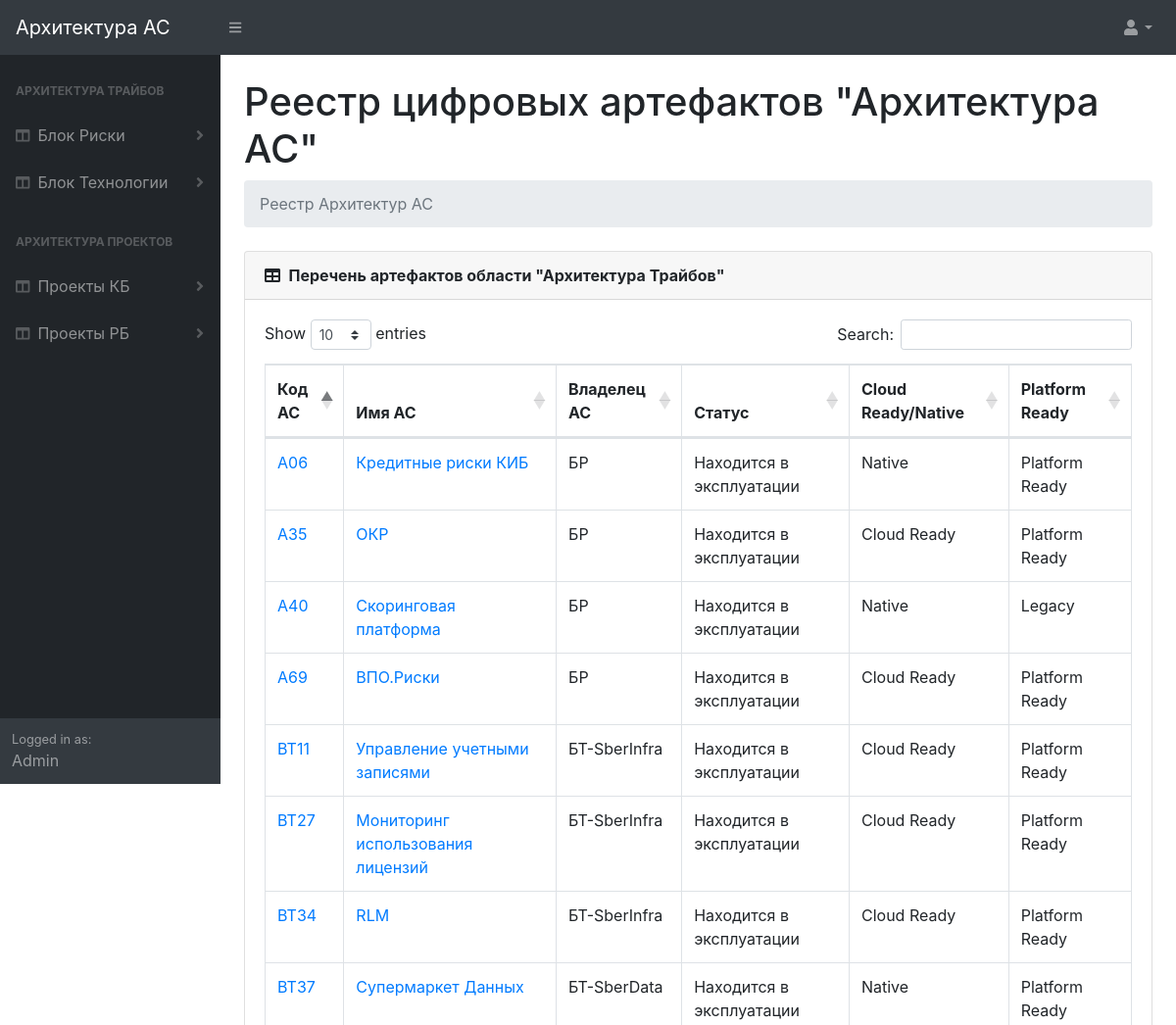
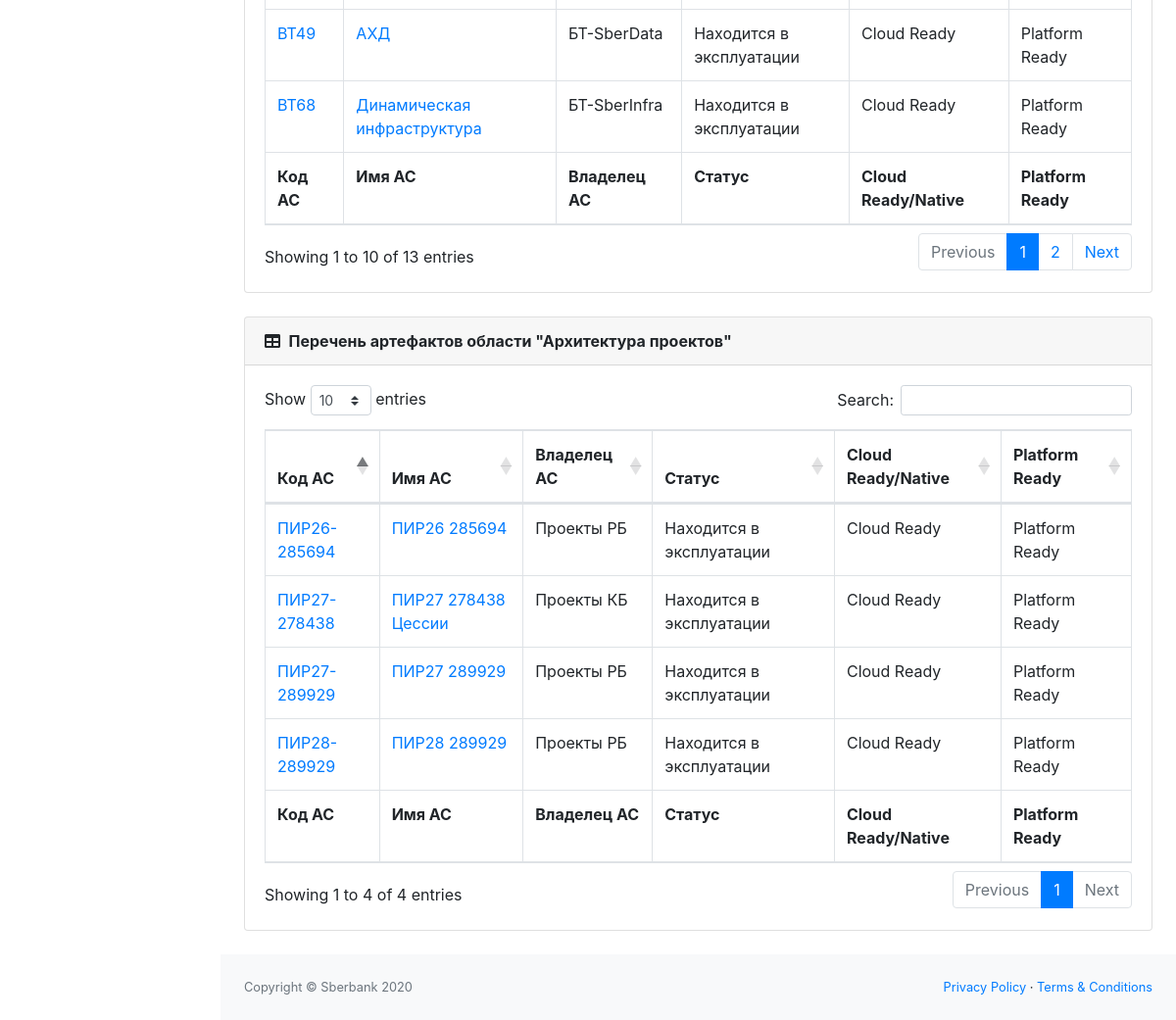
The page / on the database its author committed (2 pictures, top to bottom).
### archas/models.py (models this page shows, shortened)
class ArchitectureRealm(models.Model):
    name = models.CharField('Область Определения Архитектуры', max_length=50)

class ArchitectureCategory(models.Model):
    realm = models.ForeignKey(ArchitectureRealm, on_delete=models.CASCADE)
    name = models.CharField('Категория АС', max_length=50)

class AutomatedSystem(models.Model):
    subcategory = models.ForeignKey(ArchitectureSubCategory, on_delete=models.CASCADE)
    code = models.CharField('Код АС', max_length=50)
    name = models.CharField('Автоматизированная Система', max_length=100)
    owner = models.CharField('Владелец', max_length=50, blank=True)
    status = models.CharField('Статус', max_length=50, blank=True)
    cloud_ready = models.CharField('Cloud Ready/Native	', max_length=50, blank=True)
    platform_ready = models.CharField('Platform Ready', max_length=50, blank=True)
    owner_block = models.CharField('Владелец - Блок', max_length=50, blank=True)
    owner_tribe = models.CharField('Владелец - Трайб', max_length=50, blank=True)
    full_name = models.CharField('Полное имя АС', max_length=50, blank=True)
    nickname = models.CharField('Псевдоним АС', max_length=50, blank=True)
    short_description = models.CharField('Краткое описание', max_length=50, blank=True)
    rsa_id = models.CharField('ID в RSA', max_length=50, blank=True)
    service_desk_id = models.CharField('ID в Service Desk', max_length=50, blank=True)
    guid = models.CharField('GUID', max_length=50, blank=True)
    centralization_level = models.CharField('Уровень централизации', max_length=50, blank=True)
    system_criticality = models.CharField('Критичность системы', max_length=50, blank=True)
    target_status = models.CharField('Целевой статус', max_length=50, blank=True)
    target_readiness = models.CharField('Готовность целевого решения', max_length=50, blank=True)
    as_lider = models.CharField('Лидер АС', max_length=50, blank=True)
    as_architect = models.CharField('Архитектор АС', max_length=50, blank=True)
    architect_in_charge = models.CharField('Курирующий архитектор', max_length=50, blank=True)
    editors = models.CharField('Редакторы', max_length=50, blank=True)
    target_architecture_diagram = models.ImageField('Диаграмма целевой архитектуры', upload_to='target_architecture_diagrams', blank=True)

### archas/views.py (the view)
# urls.py: path('',views.overview_view, name='overview_view'),
def overview_view(request):
    realms = ArchitectureRealm.objects.all()
    context = {
                'realms': realms
                }
    return render (request, 'archas/overview_view.html', context)

### archas/templates/archas/overview_view.html (shortened to what this page needs)
{% extends "archas/archas_base.html" %}
{% block content%}
                        <h1 class="mt-4">Реестр цифровых артефактов "Архитектура АС"</h1>
                        <ol class="breadcrumb mb-4">
                            <li class="breadcrumb-item active">Реестр Архитектур АС</li>
                        </ol>
                    {% for realm in realms %}
						<div class="card mb-4">
                            <div class="card-header">
                                <i class="fas fa-table mr-1"></i>
                                <b>Перечень артефактов области "{{ realm.name }}"</b>
                            </div>
                            <div class="card-body">
                                <div class="table-responsive">
                                    <table class="table table-bordered" id="dataTable{{ forloop.counter }}" width="100%" cellspacing="0">
                                        <thead>
                                            <tr>
                                                <th>Код АС</th>
                                                <th>Имя АС</th>
                                                <th>Владелец АС</th>
                                                <th>Статус</th>
                                                <th>Cloud Ready/Native</th>
                                                <th>Platform Ready</th>
                                            </tr>
                                        </thead>
                                        <tfoot>
                                            <tr>
                                                <th>Код АС</th>
                                                <th>Имя АС</th>
                                                <th>Владелец АС</th>
                                                <th>Статус</th>
                                                <th>Cloud Ready/Native</th>
                                                <th>Platform Ready</th>
                                            </tr>
                                        </tfoot>
										<tbody>
                                    {% for category in realm.architecturecategory_set.all %}
                                        {% for subcat in category.architecturesubcategory_set.all %}
                                            {% for automated_system in subcat.automatedsystem_set.all %}
                                            <tr>
                                                <td><a href="{% url 'archas:as_detail' automated_system.id %}">{{ automated_system.code }}</a></td>
                                                <td><a href="{% url 'archas:as_detail' automated_system.id %}">{{ automated_system.name }}</a></td>
                                                <td>{{ automated_system.owner }}</td>
                                                <td>{{ automated_system.status }}</td>
                                                <td>{{ automated_system.cloud_ready }}</td>
                                                <td>{{ automated_system.platform_ready }}</td>
                                            </tr>
                                            {% endfor %}
                                        {% endfor %}
                                    {% endfor %}
                                        </tbody>
                                    </table>
                                </div>
                            </div>
                        </div>
                    {% endfor %}
{% endblock content%}

### archas/templates/archas/archas_base.html (shortened to what this page needs)
<!DOCTYPE html>
<html lang="en">
    <head>
        {% load static %}
        <link href="{% static 'archas/css/styles.css' %}" rel="stylesheet" />
        <link href="https://cdn.datatables.net/1.10.20/css/dataTables.bootstrap4.min.css" rel="stylesheet" />
    </head>
    <body class="sb-nav-fixed">
        <nav class="sb-topnav navbar navbar-expand navbar-dark bg-dark">
            <a class="navbar-brand" href="/">Архитектура АС</a>
            <button class="btn btn-link btn-sm order-1 order-lg-0" id="sidebarToggle" href="#"><i class="fas fa-bars"></i></button>
            <ul class="navbar-nav ml-auto ml-md-0">
                <li class="nav-item dropdown">
                    <a class="nav-link dropdown-toggle" id="userDropdown" href="#" role="button" data-toggle="dropdown" aria-haspopup="true" aria-expanded="false"><i class="fas fa-user fa-fw"></i></a>
                </li>
            </ul>
        </nav>
        <div id="layoutSidenav">
            <div id="layoutSidenav_nav">
                <nav class="sb-sidenav accordion sb-sidenav-dark" id="sidenavAccordion">
                    <div class="sb-sidenav-menu">
                        <div class="nav">
                            {% if realms %}
                                {% for realm_iter in realms %}
                                    <div class="sb-sidenav-menu-heading">{{ realm_iter.name }}</div>
                                        {% for category_iter in realm_iter.architecturecategory_set.all %}
                                            <a class="nav-link collapsed" href="{% url 'archas:category_view' category_iter.id %}" data-toggle="collapse" data-target="#collapseCategory{{category_iter.id}}" aria-expanded="false" aria-controls="collapseCategory{{category_iter.id}}">
                                                <div class="sb-nav-link-icon"><i class="fas fa-columns"></i></div>
                                                {{ category_iter.name }}
                                                {% if category_iter.architecturesubcategory_set.all.count > 0 %}
                                                    <div class="sb-sidenav-collapse-arrow"><i class="fas fa-angle-down"></i></div>
                                                {% endif %}
                                            </a>
                                        {% endfor %}
                                {% endfor %}
                            {% endif %}
                        </div>
                    </div>
                    <div class="sb-sidenav-footer">
                        <div class="small">Logged in as:</div>
                        Admin
                    </div>
                </nav>
            </div>
            <div id="layoutSidenav_content">
                <main>
                    <div class="container-fluid">
                        {% block content%}{% endblock content%}
					</div>
                </main>
                <footer class="py-4 bg-light mt-auto">
                    <div class="container-fluid">
                        <div class="d-flex align-items-center justify-content-between small">
                            <div class="text-muted">Copyright &copy; Sberbank 2020</div>
                            <div>
                                <a href="#">Privacy Policy</a>
                                &middot;
                                <a href="#">Terms &amp; Conditions</a>
                            </div>
                        </div>
                    </div>
                </footer>
            </div>
        </div>
    </body>
</html>

### rows shown on the page
ArchitectureRealm: name "АРХИТЕКТУРА ТРАЙБОВ", name "Архитектура Трайбов"
ArchitectureCategory: name "Блок Риски"
ArchitectureCategory: name "Блок Технологии"
ArchitectureRealm: name "АРХИТЕКТУРА ПРОЕКТОВ", name "Архитектура проектов"
ArchitectureCategory: name "Проекты КБ"
ArchitectureCategory: name "Проекты РБ"
AutomatedSystem: code "A69", name "ВПО.Риски", owner "БР", status "Находится в эксплуатации", cloud_ready "Cloud Ready", platform_ready "Platform Ready"
AutomatedSystem: code "A40", name "Скоринговая платформа", owner "БР", status "Находится в эксплуатации", cloud_ready "Native", platform_ready "Legacy"
AutomatedSystem: code "A35", name "ОКР", owner "БР", status "Находится в эксплуатации", cloud_ready "Cloud Ready", platform_ready "Platform Ready"
AutomatedSystem: code "A06", name "Кредитные риски КИБ", owner "БР", status "Находится в эксплуатации", cloud_ready "Native", platform_ready "Platform Ready"
AutomatedSystem: code "BT37", name "Супермаркет Данных", owner "БТ-SberData", status "Находится в эксплуатации", cloud_ready "Native", platform_ready "Platform Ready"
AutomatedSystem: code "BT49", name "АХД", owner "БТ-SberData", status "Находится в эксплуатации", cloud_ready "Cloud Ready", platform_ready "Platform Ready"
AutomatedSystem: code "BT68", name "Динамическая инфраструктура", owner "БТ-SberInfra", status "Находится в эксплуатации", cloud_ready "Cloud Ready", platform_ready "Platform Ready"
AutomatedSystem: code "BT11", name "Управление учетными записями", owner "БТ-SberInfra", status "Находится в эксплуатации", cloud_ready "Cloud Ready", platform_ready "Platform Ready"
AutomatedSystem: code "BT27", name "Мониторинг использования лицензий", owner "БТ-SberInfra", status "Находится в эксплуатации", cloud_ready "Cloud Ready", platform_ready "Platform Ready"
AutomatedSystem: code "BT34", name "RLM", owner "БТ-SberInfra", status "Находится в эксплуатации", cloud_ready "Cloud Ready", platform_ready "Platform Ready"
AutomatedSystem: code "ПИР27-278438", name "ПИР27 278438 Цессии", owner "Проекты КБ", status "Находится в эксплуатации", cloud_ready "Cloud Ready", platform_ready "Platform Ready"
AutomatedSystem: code "ПИР27-289929", name "ПИР27 289929", owner "Проекты РБ", status "Находится в эксплуатации", cloud_ready "Cloud Ready", platform_ready "Platform Ready"
AutomatedSystem: code "ПИР28-289929", name "ПИР28 289929", owner "Проекты РБ", status "Находится в эксплуатации", cloud_ready "Cloud Ready", platform_ready "Platform Ready"
AutomatedSystem: code "ПИР26-285694", name "ПИР26 285694", owner "Проекты РБ", status "Находится в эксплуатации", cloud_ready "Cloud Ready", platform_ready "Platform Ready"
